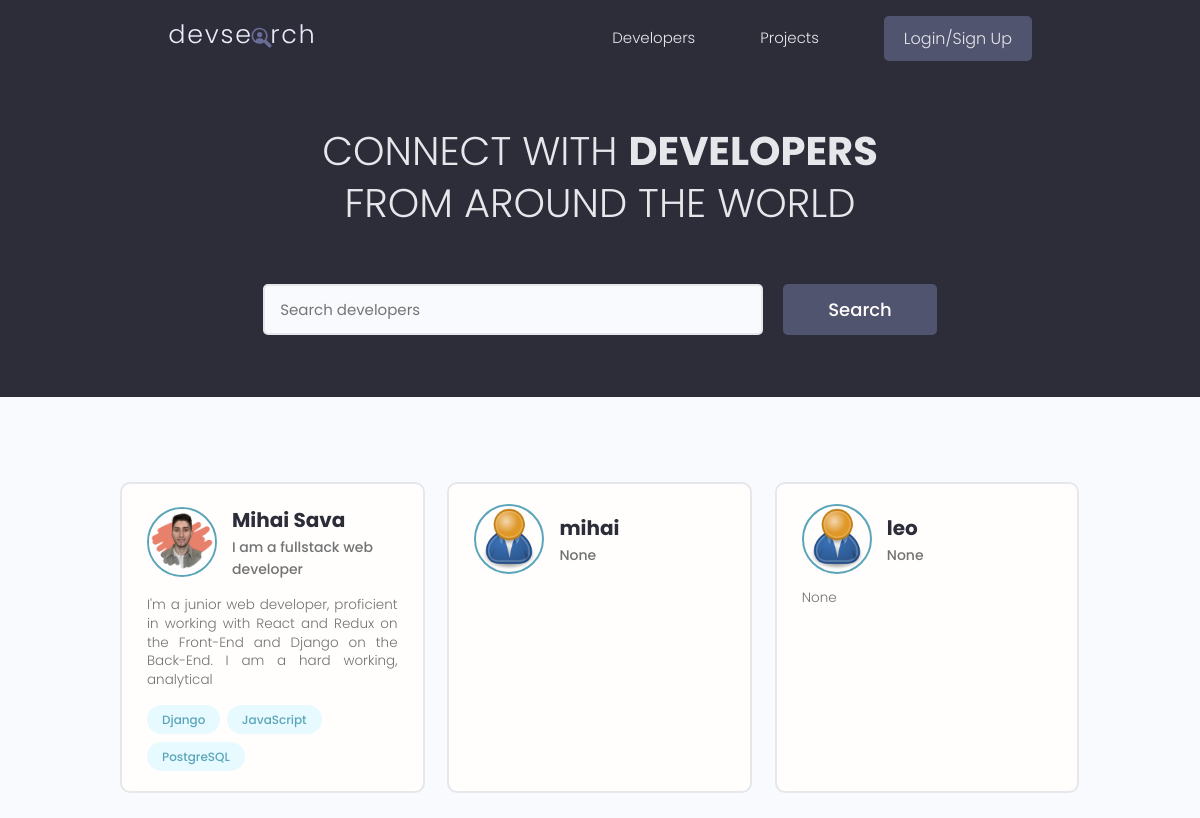
The page / on the database its author committed.
### users/models.py (models this page shows, shortened)
class Profile(models.Model):
    user = models.OneToOneField(
        User, on_delete=models.CASCADE, null=True, blank=True)
    name = models.CharField(max_length=200, null=True, blank=True)
    email = models.EmailField(max_length=500, null=True, blank=True)
    username = models.CharField(max_length=200, null=True, blank=True)
    location = models.CharField(max_length=200, null=True, blank=True)
    short_intro = models.CharField(max_length=500, null=True, blank=True)
    bio = models.TextField(null=True, blank=True)
    profile_image = models.ImageField(
        null=True, blank=True, upload_to='profiles/', default='profiles/user-default.png')
    social_github = models.CharField(max_length=200, null=True, blank=True)
    social_twitter = models.CharField(max_length=200, null=True, blank=True)
    social_linkedin = models.CharField(max_length=200, null=True, blank=True)
    social_youtube = models.CharField(max_length=200, null=True, blank=True)
    social_website = models.CharField(max_length=200, null=True, blank=True)
    created = models.DateTimeField(auto_now_add=True)
    id = models.UUIDField(default=uuid.uuid4, unique=True,
                          primary_key=True, editable=False)
    class Meta:
        ordering = ['created']
    @property
    def imageURL(self):
        try:
            img = self.profile_image.url
        except:
            img = ''
        return img

class Skill(models.Model):
    owner = models.ForeignKey(
        Profile, on_delete=models.CASCADE, null=True, blank=True)
    name = models.CharField(max_length=200, null=True, blank=True)
    description = models.TextField(null=True, blank=True)
    created = models.DateTimeField(auto_now_add=True)
    id = models.UUIDField(default=uuid.uuid4, unique=True,
                          primary_key=True, editable=False)

### users/views.py (the view)
# urls.py: path('', views.profiles, name='profiles'),
def profiles(request):
    profiles, search_query = searchUsers(request)
    custom_range, profiles = paginateProfiles(request, profiles, 6)
    context = {'profiles': profiles, 'search_query': search_query,
               'custom_range': custom_range}
    return render(request, 'users/profiles.html', context)

### users/utils.py (called while the page is built)
def paginateProfiles(request, profiles, results):
    page = request.GET.get('page')
    paginator = Paginator(profiles, results)
    try:
        profiles = paginator.page(page)
    except PageNotAnInteger:
        page = 1
        profiles = paginator.page(page)
    except EmptyPage:
        page = paginator.num_pages
        profiles = paginator.page(page)
    leftIndex = (int(page) - 2)
    if leftIndex < 1:
        leftIndex = 1
    rightIndex = (int(page) + 3)
    if rightIndex > paginator.num_pages:
        rightIndex = paginator.num_pages + 1
    custom_range = range(leftIndex, rightIndex)
    return custom_range, profiles

def searchUsers(request):
    search_query = ''
    if request.GET.get('search_query'):
        search_query = request.GET.get('search_query')
    skills = Skill.objects.filter(name__iexact=search_query)
    profiles = Profile.objects.distinct().filter(
        Q(name__icontains=search_query) |
        Q(short_intro__icontains=search_query) |
        Q(skill__in=skills))
    return profiles, search_query

### users/templates/users/profiles.html (shortened to what this page needs)
{% extends 'main.html' %}
{% block body %}
    <main class="home">
        <section class="hero-section text-center">
          <div class="container container--narrow">
            <div class="hero-section__box">
              <h2>CONNECT WITH <span>DEVELOPERS</span></h2>
              <h2>FROM AROUND THE WORLD</h2>
            </div>
            <div class="hero-section__search">
              <form class="form" id="searchForm" action="{% url 'profiles' %}" method="get">
                <div class="form__field">
                  <input class="input input--text" id="formInput#search" type="text" name="search_query"
                    value="{{search_query}}" placeholder="Search developers" />
                </div>
                <input class="btn btn--sub btn--lg" type="submit" value="Search" />
              </form>
            </div>
          </div>
        </section>
        <section class="devlist">
            <div class="container">
                <div class="grid grid--three">
                    {% for profile in profiles %}
                        <div class="column card">
                            <div class="dev">
                            <a href="{% url 'user-profile' profile.id %}" class="card__body">
                                <div class="dev__profile">
                                <img class="avatar avatar--md" src="{{ profile.imageURL }}" alt="image" />
                                <div class="dev__meta">
                                    <h3>{{profile.name}}</h3>
                                    <h5>{{profile.short_intro|slice:"60"}}</h5>
                                </div>
                                </div>
                                <p class="dev__info">
                                    {{profile.bio|slice:"150"}}
                                </p>
                                <div class="dev__skills">
                                    {% for skill in profile.skill_set.all|slice:"5" %}
                                        <span class="tag tag--pill tag--main">
                                            <small>{{skill.name}}</small>
                                        </span>
                                    {% endfor %}
                                </div>
                            </a>
                            </div>
                        </div>
                    {% endfor %}
                </div>
            </div>
        </section>
    </main>
{% endblock %}

### static/styles/app.css (style rules this page uses)
:root { --color-sub: #2d2d39; }
.btn--sub { background-color: var(--color-sub-light); }
.card { border: 2px solid var(--color-light); }
img { width: 100%; }
.hero-section { height: 40vh; display: flex; align-items: center; background-color: var(--color-sub); }
.hero-section__box { margin-bottom: 4rem; }
.hero-section__box > h2, .hero-section__box > h2 > span { font-size: 4rem; color: var(--color-light); line-height: 1.3; text-transform: uppercase; }
.hero-section__box > h2 { font-weight: 300; }
.hero-section__box > h2 > span { font-weight: 700; }
.hero-section__search > .form { display: flex; align-items: center; justify-content: center; gap: 2rem; }
.hero-section__search > .form input.input--text { width: 50rem; }
.devlist { margin-top: 8rem; }
.devlist .grid { align-items: stretch; }
.devlist .dev .dev__profile { display: flex; align-items: center; gap: 1.5rem; }
.devlist .dev .dev__meta h3 { color: var(--color-sub); font-size: 2rem; font-weight: 700; }
.devlist .dev .dev__meta h5 { color: var(--color-text); font-size: 1.4rem; font-weight: 500; }
.devlist .dev .dev__info { margin: 1.5rem 0; font-size: 1.35rem; line-height: 1.4; text-align: justify; }

### static/uikit/styles/modules/_variables.css (style rules this page uses)
:root { --color-main: #5aa5b9; --color-main-light: #e6faff; --color-sub: #3f4156; --color-sub-light: #51546e; --color-sub-lighter: #ededfd; --color-text: #737373; --color-gray: #8b8b8b; --color-light: #e5e7eb; --color-light-gray: #767676; --color-bg: #f8fafd; --color-white: #fffefd; --color-white-light: #f3f3f3; --color-success: #359e64; --color-success-bg: #def8e8; --color-error: #fc4b0b; --color-error-bg: #fff2ee; --font-base: 'Poppins', arial, helvetica, 'Segoe UI', roboto, ubuntu, sans-serif; --font-monospace: 'Fira Code', 'Courier New', courier, monospace; --font-regular: 300; --font-medium: 500; --font-bold: 700; --generic-shadow: 1px 1px 5px #00000010; --generic-transition: all 0.3s ease-in-out; }

### static/uikit/styles/modules/_base.css (style rules this page uses)
* { margin: 0; padding: 0; box-sizing: border-box; text-rendering: optimizeLegibility; color: inherit; font-size: inherit; }
html { font-size: 50%; }
@media only screen and (min-width: 480px) { html { font-size: 56.25%; } }
@media only screen and (min-width: 1200px) { html { font-size: 62.5%; } }
body { line-height: 1.6; font-weight: 400; font-size: 1.5rem; color: var(--color-text); background-color: var(--color-bg); min-height: 100vh; }

### static/uikit/styles/modules/_typography.css (style rules this page uses)
* { font-family: var(--font-base); }
h2 { font-size: 3.6rem; font-weight: var(--font-bold); }
h3 { font-size: 3.2rem; font-weight: var(--font-medium); }
h5 { font-size: 2.4rem; font-weight: var(--font-medium); }
h5, h6 { font-weight: var(--font-regular); }
p, span, strong { font-size: 1.6rem; color: var(--color-text); font-weight: var(--font-regular); }
a { padding-bottom: 2px; text-decoration: none; display: inline-block; color: var(--color-main); font-weight: var(--font-medium); }

### static/uikit/styles/modules/_utilities.css (style rules this page uses)
.container { width: 92%; max-width: 165rem; margin: 0 auto; box-sizing: border-box; }
.container--narrow { width: 92%; max-width: 120rem; }
@media screen and (min-width: 1000px) { .container { width: 90%; } }
@media screen and (min-width: 1000px) { .container--narrow { width: 85%; } }
@media screen and (min-width: 1200px) { .container { width: 80%; } }
@media screen and (min-width: 1200px) { .container--narrow { width: 72%; } }
.text-center { text-align: center; }

### static/uikit/styles/modules/_avatar.css (style rules this page uses)
.avatar { border-radius: 50%; border: 2px solid var(--color-main); object-fit: cover; }
.avatar--md { height: 7rem; width: 7rem; }

### static/uikit/styles/modules/_button.css (style rules this page uses)
.btn { display: inline-block; position: relative; cursor: pointer; background-color: var(--color-light); font-weight: var(--font-medium); color: var(--color-sub); text-decoration: none; padding: 1rem 2rem; border-radius: 0.5rem; border: none; width: -webkit-fit-content; width: -moz-fit-content; width: fit-content; height: -webkit-fit-content; height: -moz-fit-content; height: fit-content; font-size: 1.6rem; outline-width: 0; outline-color: transparent; -webkit-backface-visibility: hidden; backface-visibility: hidden; transition: all 0.3s ease-in-out; }
.btn--sub { background-color: var(--color-sub); color: var(--color-white); }
.btn--lg { font-size: 1.8rem; padding: 1.2rem 4.5rem; }

### static/uikit/styles/modules/_card.css (style rules this page uses)
.card { border-radius: 1rem; background-color: var(--color-white); border: 1.5px solid var(--color-light); width: auto; height: auto; margin-top: 0.5rem; margin-bottom: 0.5rem; overflow: hidden; }
.card__body, .card__header { padding: 2rem 2.5rem; }

### rows shown on the page
Profile: imageURL (picture), name "Mihai Sava", short_intro "I am a fullstack web developer", bio "I'm a junior web developer, proficient in working with React and Redux on the Front-End and Django on the Back-End. I am a hard working, analytical"
Skill: name "Django"
Skill: name "JavaScript"
Skill: name "PostgreSQL"
Profile: imageURL (placeholder picture), name "mihai", short_intro "None"
Profile: imageURL (placeholder picture), name "leo", short_intro "None", bio "None"
